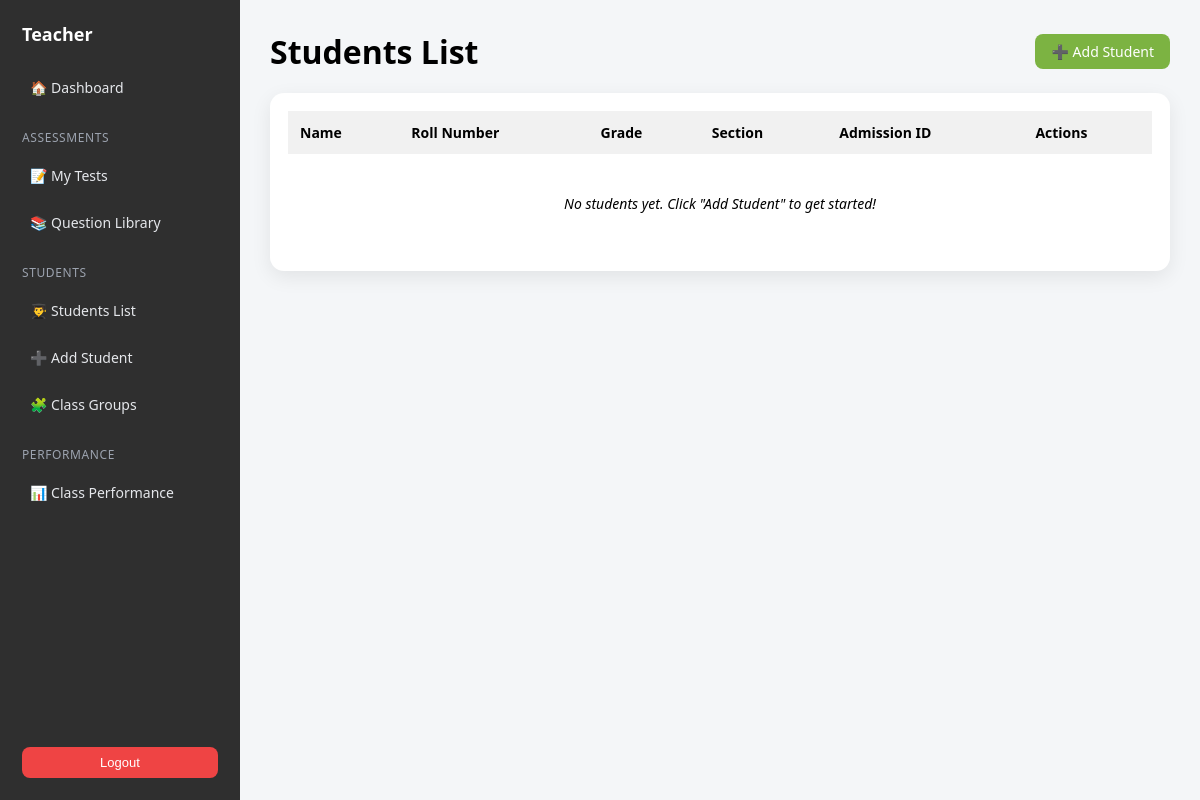
Before: /teacher/students/ (signed in) with the older database file.
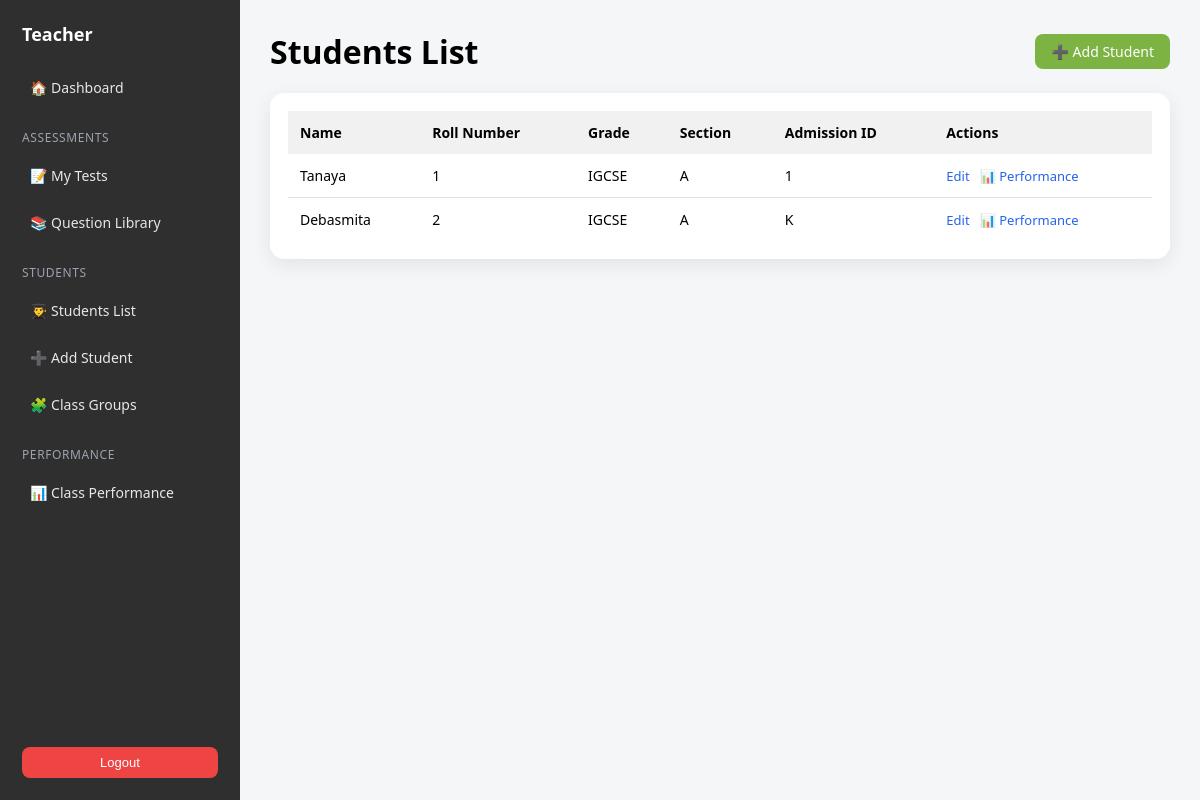
After: the same page with the newer database file.
### core/models.py (models this page shows, shortened)
class Student(models.Model):
    full_name = models.CharField(max_length=200)
    roll_number = models.CharField(max_length=50, blank=True)
    admission_id = models.CharField(max_length=50, blank=True)
    grade = models.ForeignKey(Grade, on_delete=models.CASCADE)
    section = models.CharField(max_length=10)  # A, B, C
    created_by = models.ForeignKey(User, on_delete=models.CASCADE)
    created_at = models.DateTimeField(auto_now_add=True)
    class Meta:
        unique_together = ("grade", "section", "roll_number")
        ordering = ["grade", "section", "roll_number"]

class Grade(models.Model):
    name = models.CharField(max_length=50)
    class Meta:
        ordering = ["name"]
        verbose_name = "Grade"
        verbose_name_plural = "Grades"

### core/views.py (the view)
# urls.py: path("teacher/students/", views.students_list, name="students_list"),
@login_required
def students_list(request):
    students = Student.objects.filter(created_by=request.user)
    return render(request, "teacher/students/students_list.html", {
        "students": students,
    })

### core/templates/teacher/students/students_list.html (shortened to what this page needs)
{% extends "teacher/teacher_base.html" %}
{% block content %}
<div class="action-bar">
  <h1>Students List</h1>
  <a href="{% url 'add_student' %}" class="btn green">
    ➕ Add Student
  </a>
</div>
<div class="table-wrap">
  <table>
    <thead>
      <tr>
        <th>Name</th>
        <th>Roll Number</th>
        <th>Grade</th>
        <th>Section</th>
        <th>Admission ID</th>
        <th>Actions</th>
      </tr>
    </thead>
    <tbody>
      {% for student in students %}
      <tr>
        <td>{{ student.full_name }}</td>
        <td>{{ student.roll_number }}</td>
        <td>{{ student.grade.name }}</td>
        <td>{{ student.section }}</td>
        <td>{{ student.admission_id }}</td>
        <td>
          <div class="actions">
            <a href="{% url 'edit_student' student.id %}">Edit</a>
            <a href="{% url 'student_performance' student.id %}">📊 Performance</a>
          </div>
        </td>
      </tr>
      {% empty %}
      <tr>
        <td colspan="6" style="text-align: center; padding: 40px;">
          <em>No students yet. Click "Add Student" to get started!</em>
        </td>
      </tr>
      {% endfor %}
    </tbody>
  </table>
</div>
{% endblock %}

Changed rows visible on the page:
added Student: full_name "Tanaya", roll_number "1", grade.name "IGCSE", section "A", admission_id "1"
added Student: full_name "Debasmita", roll_number "2", grade.name "IGCSE", section "A", admission_id "K"
Other visible differences:
text no longer shown: "No students yet. Click \"Add Student\" to get started!"
